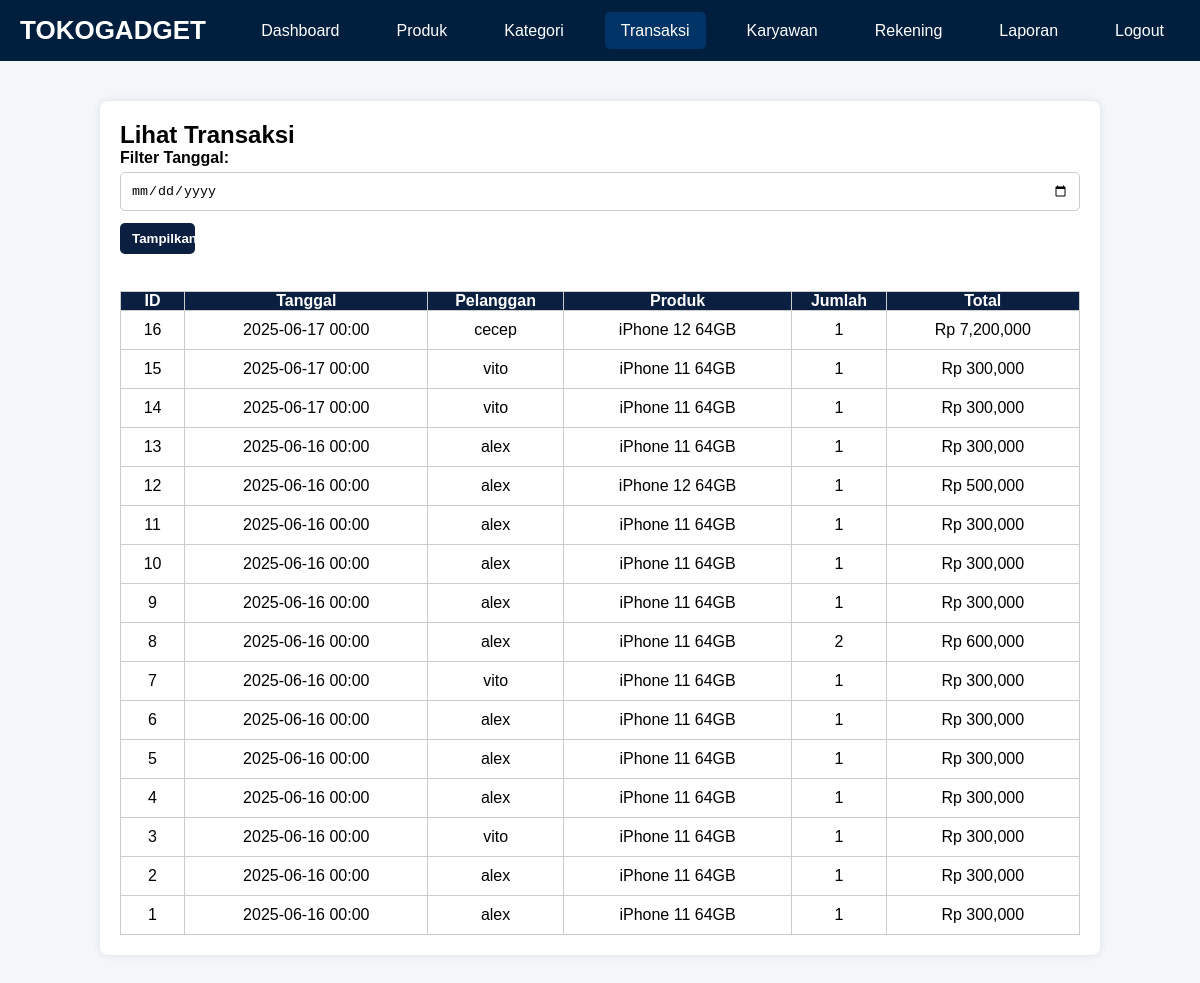
Page /TB_basdat/admin/transaksi.php (signed in) on the earlier database version.
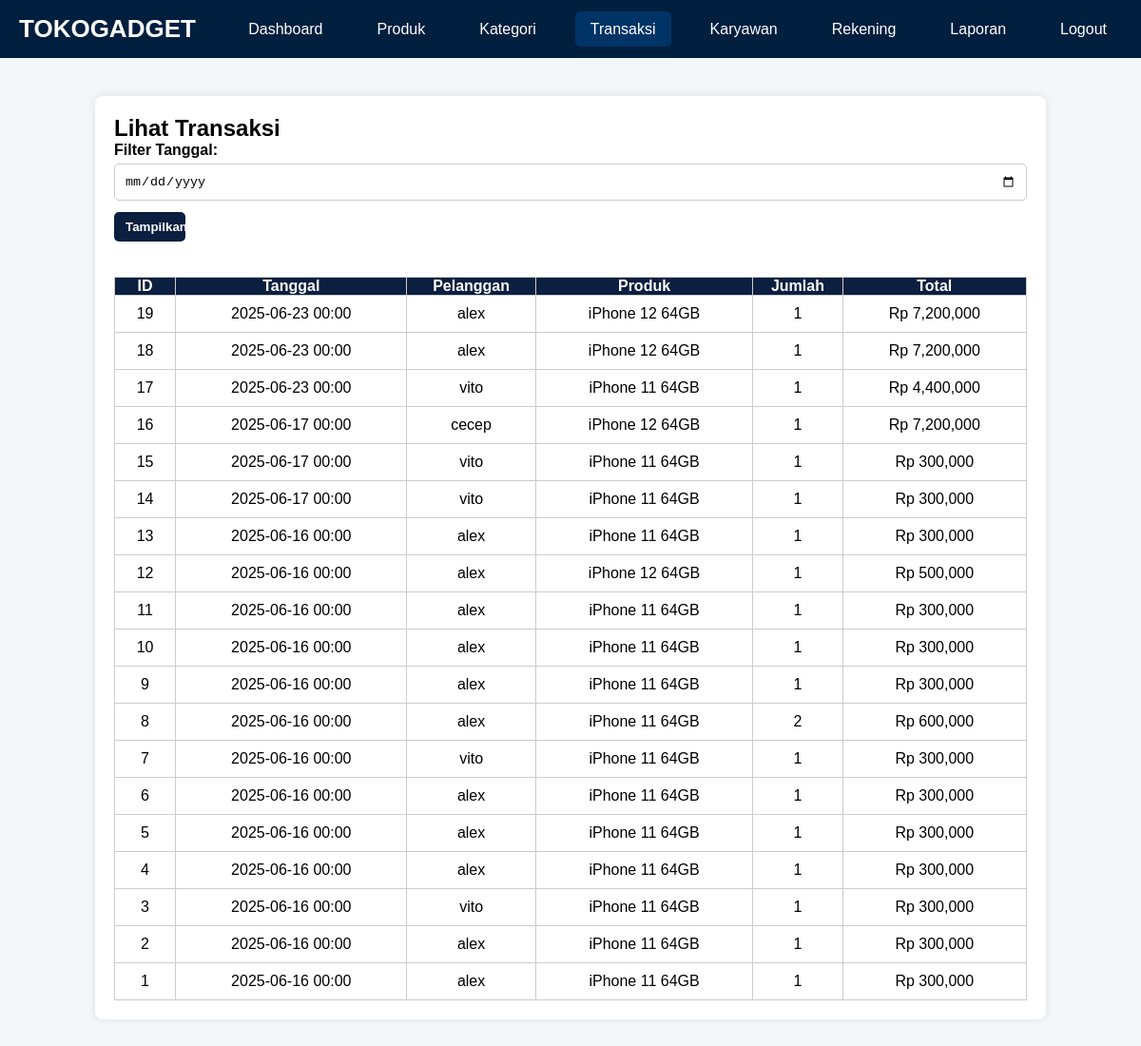
Same page on the later database version.
### tables this page shows
CREATE TABLE `transaksi` (
  `id_transaksi` int(11) NOT NULL,
  `id_toko` int(11) DEFAULT NULL,
  `id_pelanggan` int(11) DEFAULT NULL,
  `id_produk` int(11) DEFAULT NULL,
  `id_rekening` int(11) DEFAULT NULL,
  `id_karyawan` int(11) DEFAULT NULL,
  `id_kebijakan` int(11) DEFAULT NULL,
  `tanggal` date DEFAULT NULL,
  `banyaknya` int(11) DEFAULT NULL,
  `total` decimal(15,2) DEFAULT NULL
);

CREATE TABLE `pelanggan` (
  `id_pelanggan` int(11) NOT NULL,
  `nama_pelanggan` varchar(100) NOT NULL,
  `telepon` varchar(20) DEFAULT NULL
);

CREATE TABLE `produk` (
  `id_produk` int(11) NOT NULL,
  `nama_produk` varchar(100) NOT NULL,
  `id_kategori` int(11) DEFAULT NULL,
  `harga` decimal(15,2) DEFAULT NULL,
  `stok` int(11) DEFAULT 0
);

### TB_basdat/admin/transaksi.php (the view, shortened to what this page needs)
<?php
require_once '../config/database.php';
$current_page = 'transaksi';
include 'navbar.php';
$tanggal_filter = $_GET['tanggal'] ?? '';
if ($tanggal_filter) {
    $stmt = $pdo->prepare("
        SELECT t.*, p.nama_produk, pel.nama_pelanggan
        FROM transaksi t
        LEFT JOIN produk p ON t.id_produk = p.id_produk
        LEFT JOIN pelanggan pel ON t.id_pelanggan = pel.id_pelanggan
        WHERE DATE(t.tanggal) = ?
        ORDER BY t.tanggal DESC
    ");
    $stmt->execute([$tanggal_filter]);
} else {
    $stmt = $pdo->query("
        SELECT t.*, p.nama_produk, pel.nama_pelanggan
        FROM transaksi t
        LEFT JOIN produk p ON t.id_produk = p.id_produk
        LEFT JOIN pelanggan pel ON t.id_pelanggan = pel.id_pelanggan
        ORDER BY t.tanggal DESC
    ");
}
$transaksi_result = $stmt->fetchAll();
?>
<!DOCTYPE html>
<html>
<head>
</head>
<body>
<div class="container">
    <h2>Lihat Transaksi</h2>
    <form method="GET" class="filter">
        <label for="tanggal">Filter Tanggal:</label>
        <input type="date" id="tanggal" name="tanggal" value="<?= htmlspecialchars($tanggal_filter) ?>">
        <button type="submit" class="btn btn-primary">Tampilkan</button>
    </form>
    <?php if (count($transaksi_result) > 0): ?>
    <table>
        <tr style="background-color: #eee;">
            <th>ID</th>
            <th>Tanggal</th>
            <th>Pelanggan</th>
            <th>Produk</th>
            <th>Jumlah</th>
            <th>Total</th>
        </tr>
        <?php foreach ($transaksi_result as $row): ?>
        <tr>
            <td><?= $row['id_transaksi']; ?></td>
            <td><?= date('Y-m-d H:i', strtotime($row['tanggal'])) ?></td>
            <td><?= htmlspecialchars($row['nama_pelanggan']); ?></td>
            <td><?= htmlspecialchars($row['nama_produk']); ?></td>
            <td><?= $row['banyaknya']; ?></td>
            <td>Rp <?= number_format($row['total']); ?></td>
        </tr>
        <?php endforeach; ?>
    </table>
    <?php else: ?>
        <p class="no-data">Tidak ada transaksi pada tanggal ini.</p>
    <?php endif; ?>
</div>
</body>
</html>

### TB_basdat/admin/navbar.php (shortened to what this page needs)
<nav class="navbar">
    <div class="nav-container">
        <a href="../index.php" class="logo">TOKOGADGET</a>
        <ul class="nav-menu">
            <li><a href="index.php" class="<?= ($current_page == 'dashboard') ? 'active' : '' ?>">Dashboard</a></li>
            <li><a href="produk.php" class="<?= ($current_page == 'produk') ? 'active' : '' ?>">Produk</a></li>
            <li><a href="kategori.php" class="<?= ($current_page == 'kategori') ? 'active' : '' ?>">Kategori</a></li>
            <li><a href="transaksi.php" class="<?= ($current_page == 'transaksi') ? 'active' : '' ?>">Transaksi</a></li>
            <li><a href="karyawan.php" class="<?= ($current_page == 'karyawan') ? 'active' : '' ?>">Karyawan</a></li>
            <li><a href="pembayaran.php" class="<?= ($current_page == 'rekening') ? 'active' : '' ?>">Rekening</a></li>
            <li><a href="laporan.php" class="<?= ($current_page == 'laporan') ? 'active' : '' ?>">Laporan</a></li>
            <li><a href="../logout.php" onclick="return confirm('Keluar dari admin?')">Logout</a></li>
        </ul>
    </div>
</nav>

### TB_basdat/admin/navbar.php (style rules this page uses)
.navbar { background: #001F3F; padding: 15px 0; }
.nav-container { max-width: 1200px; margin: auto; display: flex; justify-content: space-between; align-items: center; padding: 0 20px; }
.logo { color: white; font-size: 26px; font-weight: bold; text-decoration: none; }
.nav-menu { display: flex; list-style: none; }
.nav-menu li { margin-left: 25px; }
.nav-menu a { color: white; text-decoration: none; padding: 10px 16px; border-radius: 5px; transition: background 0.3s; }
.nav-menu a:hover, .nav-menu a.active { background: #003366; }

### TB_basdat/admin/transaksi.php (style rules this page uses)
* { margin: 0; padding: 0; box-sizing: border-box; }
body { font-family: Arial, sans-serif; background: #f4f7fa; }
.container { max-width: 1000px; margin: 40px auto; padding: 20px; background: white; box-shadow: 0 0 8px rgba(0,0,0,0.1); border-radius: 8px; }
input, select, button { width: 100%; padding: 10px; margin-bottom: 12px; border: 1px solid #ccc; border-radius: 5px; }
.btn { padding: 8px 12px; border-radius: 5px; font-weight: bold; cursor: pointer; text-align: center; display: inline-block; border: none; margin-right: 5px; width: 75px; }
.btn-primary { background-color: #0b1f40; color: white; }
table { width: 100%; border-collapse: collapse; margin-top: 25px; }
table, th, td { border: 1px solid #ccc; }
th { background-color: #0b1f40; color: white; text-align: center; }
td { padding: 10px; text-align: center; }
.filter label { font-weight: bold; display: block; margin-bottom: 5px; }

Differences in the rows shown:
added transaksi: id_transaksi "19", tanggal "2025-06-23 00:00", id_pelanggan.nama_pelanggan "alex", id_produk.nama_produk "iPhone 12 64GB", banyaknya "1", total "7,200,000"
added transaksi: id_transaksi "18", tanggal "2025-06-23 00:00", id_pelanggan.nama_pelanggan "alex", id_produk.nama_produk "iPhone 12 64GB", banyaknya "1", total "7,200,000"
added transaksi: id_transaksi "17", tanggal "2025-06-23 00:00", id_pelanggan.nama_pelanggan "vito", id_produk.nama_produk "iPhone 11 64GB", banyaknya "1", total "4,400,000"
